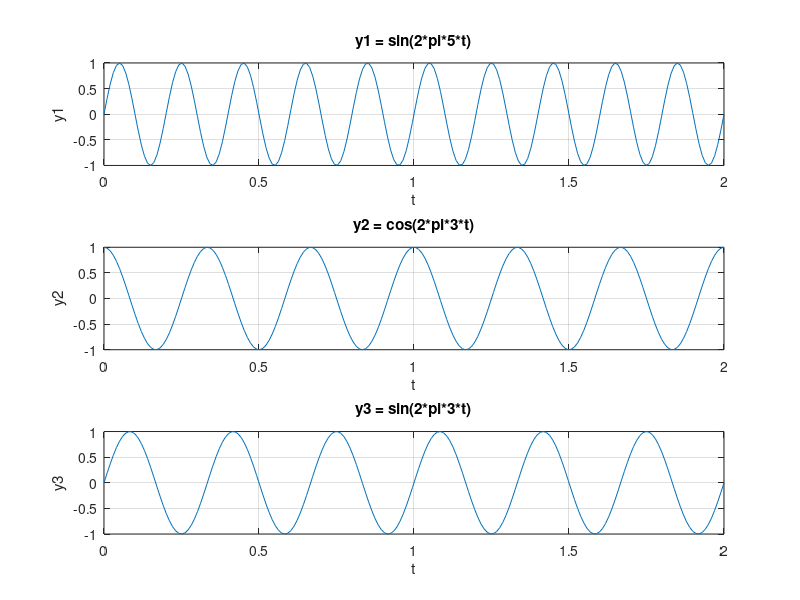

Write MATLAB code to recreate this figure.
%{
Generate the following signals:  
y1 = sin(2*pi*5*t)    
y2 = cos(2*pi*3*t)    
y3 = sin(2*pi*3*t)  
Create a single figure with 3 subplots. Generate the values of t, from 0 to 2 seconds with 200 points.
%}


clc;
close all;
clear all;

t = linspace(0,2,200);
y1 = sin(2*pi*5*t);
y2 = cos(2*pi*3*t);
y3 = sin(2*pi*3*t);

figure

subplot(3,1,1);
plot(t,y1)
xlabel('t')
ylabel('y1')
title('y1 = sin(2*pi*5*t)')
grid on

subplot(3,1,2);
plot(t,y2)
xlabel('t')
ylabel('y2')
title('y2 = cos(2*pi*3*t)')
grid on

subplot(3,1,3);
plot(t,y3)
xlabel('t')
ylabel('y3')
title('y3 = sin(2*pi*3*t)')
grid on
